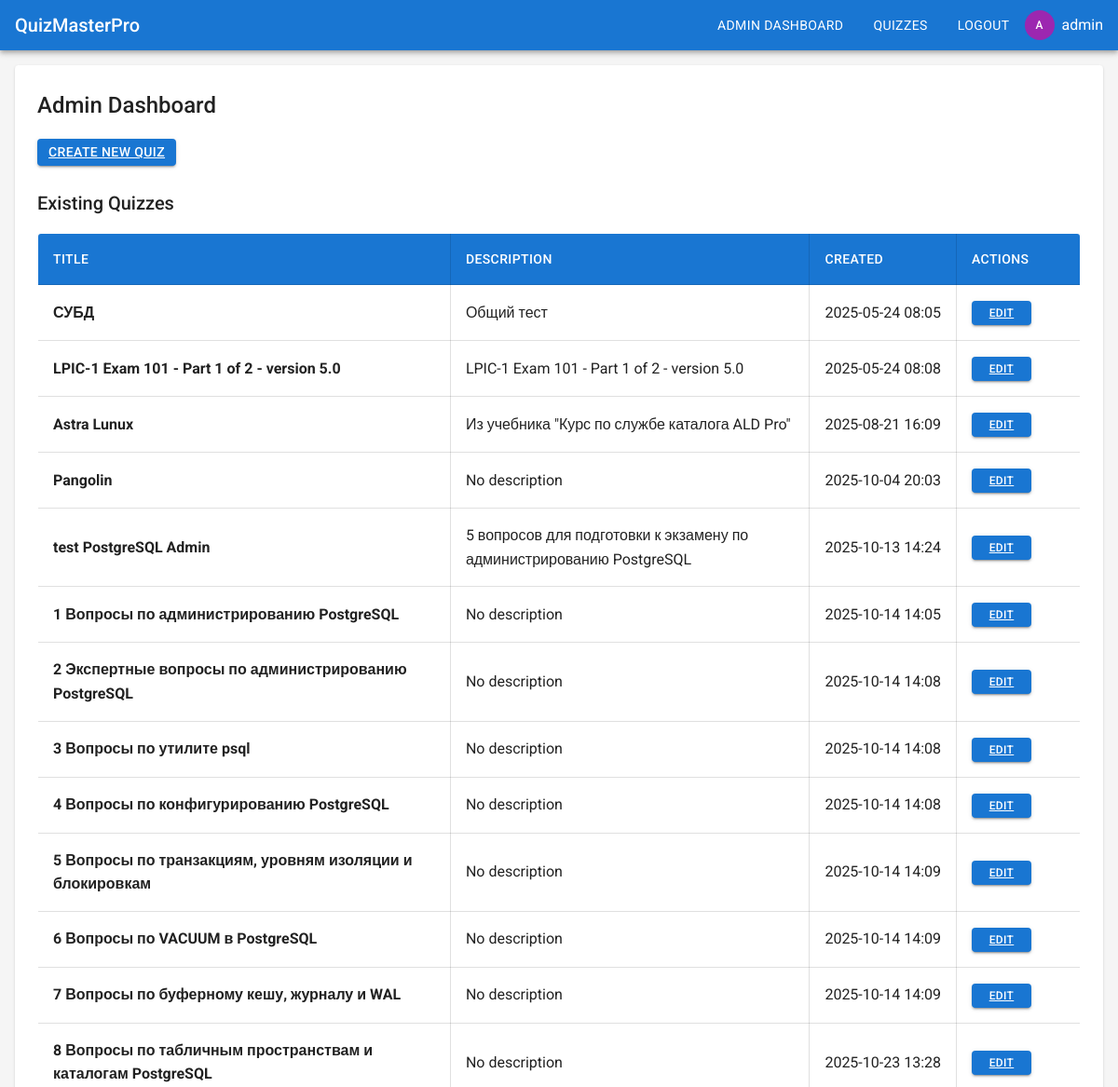
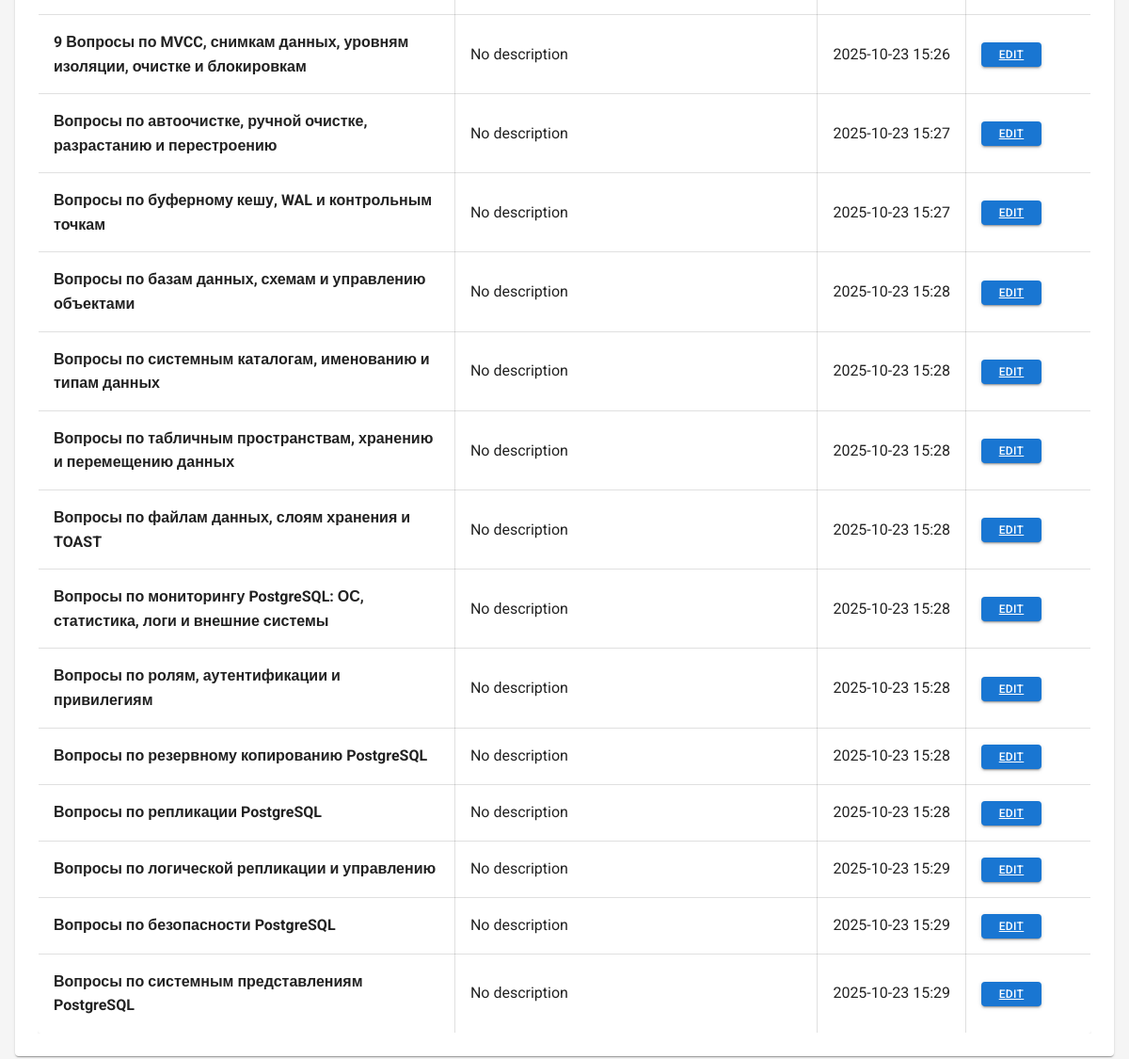
The page /admin (signed in) on the database its author committed (2 pictures, top to bottom).
### app/models.py (models this page shows, shortened)
class User(db.Model, UserMixin):
    id = db.Column(db.Integer, primary_key=True)
    username = db.Column(db.String(64), index=True, unique=True)
    password_hash = db.Column(db.String(128))
    is_admin = db.Column(db.Boolean, default=False)
    created_at = db.Column(db.DateTime, default=datetime.utcnow)

class Quiz(db.Model):
    id = db.Column(db.Integer, primary_key=True)
    title = db.Column(db.String(128), nullable=False)
    description = db.Column(db.Text)
    created_at = db.Column(db.DateTime, default=datetime.utcnow)
    created_by = db.Column(db.Integer, db.ForeignKey('user.id'))
    is_active = db.Column(db.Boolean, default=True)
    questions = db.relationship('Question', backref='quiz', lazy='dynamic', cascade='all, delete-orphan')

### app/routes/admin_routes.py (the view)
@admin_bp.route('/admin')
@admin_required
def dashboard():
    quizzes = Quiz.query.all()
    logger.info(f'Admin {current_user.username} accessed admin dashboard')
    return render_template('admin/dashboard.html', quizzes=quizzes)

### app/__init__.py (called while the page is built)
def create_app():
    app = Flask(__name__)
    app.config.from_object(Config)
    db.init_app(app)
    login_manager.init_app(app)
    login_manager.login_view = 'auth.login'
    from app.routes.main import main_bp
    from app.routes.auth_routes import auth_bp
    from app.routes.quiz_routes import quiz_bp
    from app.routes.admin_routes import admin_bp
    app.register_blueprint(main_bp)
    app.register_blueprint(auth_bp, url_prefix='/auth')
    app.register_blueprint(quiz_bp, url_prefix='/quizzes')
    app.register_blueprint(admin_bp)
    @login_manager.user_loader
    def load_user(user_id):
        from app.models import User
        return User.query.get(int(user_id))
    return app

### app/routes/admin_routes.py (called while the page is built)
def admin_required(f):
    @wraps(f)
    def decorated_function(*args, **kwargs):
        if not current_user.is_authenticated or not current_user.is_admin:
            logger.warning(f'Unauthorized access attempt by {current_user.username if current_user.is_authenticated else "anonymous"} to admin route')
            flash('Access denied. Admin privileges required.', 'error')
            return redirect(url_for('auth.login'))
        return f(*args, **kwargs)
    return decorated_function

### app/templates/admin/dashboard.html (shortened to what this page needs)
{% extends "base.html" %}
{% block content %}
<div class="card">
    <div class="card-content">
        <h2>Admin Dashboard</h2>
        <a href="{{ url_for('admin.create_quiz') }}" class="btn btn-primary mb-3">Create New Quiz</a>
        <h3>Existing Quizzes</h3>
        {% if quizzes %}
            <div class="table-responsive">
                <table class="table table-bordered table-hover">
                    <thead>
                        <tr>
                            <th>Title</th>
                            <th>Description</th>
                            <th style="white-space: nowrap;">Created</th>
                            <th style="min-width: 100px;">Actions</th>
                        </tr>
                    </thead>
                    <tbody>
                        {% for quiz in quizzes %}
                        <tr>
                            <td><strong>{{ quiz.title }}</strong></td>
                            <td>{{ quiz.description or 'No description' }}</td>
                            <td style="white-space: nowrap;">{{ quiz.created_at.strftime('%Y-%m-%d %H:%M') }}</td>
                            <td>
                                <a href="{{ url_for('admin.edit_quiz', quiz_id=quiz.id) }}" class="btn btn-primary btn-sm" style="white-space: nowrap;">Edit</a>
                            </td>
                        </tr>
                        {% endfor %}
                    </tbody>
                </table>
            </div>
        {% else %}
            <p>No quizzes available.</p>
        {% endif %}
    </div>
</div>
{% endblock %}

### app/templates/base.html (shortened to what this page needs)
<!DOCTYPE html>
<html lang="en">
<head>
    <link rel="stylesheet" href="{{ url_for('static', filename='css/material.css') }}">
</head>
<body>
    <nav class="navbar">
        <a href="{{ url_for('main.index') }}" class="navbar-brand">QuizMasterPro</a>
        <div class="navbar-menu">
            {% if current_user.is_authenticated %}
                {% if current_user.is_admin %}
                    <a href="{{ url_for('admin.dashboard') }}" class="navbar-item">Admin Dashboard</a>
                {% endif %}
                <a href="{{ url_for('quiz.list_quizzes') }}" class="navbar-item">Quizzes</a>
                <a href="{{ url_for('auth.logout') }}" class="navbar-item">Logout</a>
                <div class="user-info">
                    <span class="avatar">{{ current_user.username[0] | upper }}</span>
                    <span>{{ current_user.username }}</span>
                </div>
            {% else %}
                <a href="{{ url_for('auth.login') }}" class="navbar-item">Login</a>
            {% endif %}
        </div>
    </nav>
    <div class="container">
        {% block content %}
        {% endblock %}
    </div>
</body>
</html>

### app/static/css/material.css (style rules this page uses)
:root { --primary: #1976d2; --primary-dark: #1565c0; --primary-light: #42a5f5; --secondary: #9c27b0; --secondary-dark: #7b1fa2; --secondary-light: #ba68c8; --error: #d32f2f; --warning: #ed6c02; --info: #0288d1; --success: #2e7d32; --background: #f5f5f5; --surface: #ffffff; --text-primary: rgba(0, 0, 0, 0.87); --text-secondary: rgba(0, 0, 0, 0.6); --text-disabled: rgba(0, 0, 0, 0.38); --divider: rgba(0, 0, 0, 0.12); }
body { font-family: 'Roboto', sans-serif; margin: 0; padding: 0; background-color: var(--background); color: var(--text-primary); line-height: 1.6; }
h1, h2, h3, h4, h5, h6 { font-weight: 500; margin: 0 0 1rem 0; }
h2 { font-size: 1.5rem; }
h3 { font-size: 1.25rem; }
.container { max-width: 1200px; margin: 0 auto; padding: 1rem; }
.card { background: var(--surface); border-radius: 4px; box-shadow: 0 2px 1px -1px rgba(0,0,0,0.2), 0 1px 1px 0 rgba(0,0,0,0.14), 0 1px 3px 0 rgba(0,0,0,0.12); padding: 1.5rem; margin-bottom: 1.5rem; }
.btn { display: inline-flex; align-items: center; justify-content: center; padding: 0.25rem 0.75rem; border-radius: 4px; font-size: 0.875rem; font-weight: 500; text-transform: uppercase; letter-spacing: 0.02857em; cursor: pointer; border: none; transition: background-color 250ms cubic-bezier(0.4, 0, 0.2, 1) 0ms, box-shadow 250ms cubic-bezier(0.4, 0, 0.2, 1) 0ms, border 250ms cubic-bezier(0.4, 0, 0.2, 1) 0ms; min-width: 64px; box-shadow: 0 3px 1px -2px rgba(0,0,0,0.2), 0 2px 2px 0 rgba(0,0,0,0.14), 0 1px 5px 0 rgba(0,0,0,0.12); line-height: 1.5; }
.btn-primary { background-color: var(--primary); color: white; }
.btn-sm { padding: 0.25rem 0.5rem; font-size: 0.75rem; min-width: 48px; }
.navbar { background-color: var(--primary); color: white; padding: 0 1rem; box-shadow: 0 2px 4px -1px rgba(0,0,0,0.2), 0 4px 5px 0 rgba(0,0,0,0.14), 0 1px 10px 0 rgba(0,0,0,0.12); display: flex; justify-content: space-between; align-items: center; }
.navbar-brand { font-size: 1.25rem; font-weight: 500; text-decoration: none; color: white; }
.navbar-menu { display: flex; align-items: center; }
.navbar-item { padding: 1rem; color: white; text-decoration: none; font-size: 0.875rem; text-transform: uppercase; letter-spacing: 0.02857em; }
.user-info { display: flex; align-items: center; }
.avatar { width: 32px; height: 32px; border-radius: 50%; background-color: var(--secondary); color: white; display: flex; align-items: center; justify-content: center; margin-right: 0.5rem; font-size: 0.75rem; font-weight: 500; }
.mb-3 { margin-bottom: 1.5rem; }
.table-responsive { overflow-x: auto; margin: 1rem 0; }
.table { width: 100%; border-collapse: collapse; background-color: var(--surface); border-radius: 4px; overflow: hidden; box-shadow: 0 1px 3px rgba(0, 0, 0, 0.1); }
.table-bordered { border: 1px solid var(--divider); }
.table-bordered th, .table-bordered td { border: 1px solid var(--divider); }
.table th { background-color: var(--primary); color: white; font-weight: 500; text-align: left; padding: 1rem; font-size: 0.875rem; text-transform: uppercase; letter-spacing: 0.02857em; }
.table td { padding: 1rem; border-bottom: 1px solid var(--divider); color: var(--text-primary); transition: background-color 250ms cubic-bezier(0.4, 0, 0.2, 1) 0ms; }
.card-content .table-responsive:last-child { margin-bottom: 0; }

### rows shown on the page
User: username "A", username "admin"
Quiz: title "СУБД", description "Общий тест", created_at "2025-05-24 08:05"
Quiz: title "LPIC-1 Exam 101 - Part 1 of 2 - version 5.0", description "LPIC-1 Exam 101 - Part 1 of 2 - version 5.0", created_at "2025-05-24 08:08"
Quiz: title "Astra Lunux", description "Из учебника \"Курс по службе каталога ALD Pro\"", created_at "2025-08-21 16:09"
Quiz: title "Pangolin", description "No description", created_at "2025-10-04 20:03"
Quiz: title "test PostgreSQL Admin", description "5 вопросов для подготовки к экзамену по администрированию PostgreSQL", created_at "2025-10-13 14:24"
Quiz: title "1 Вопросы по администрированию PostgreSQL", description "No description", created_at "2025-10-14 14:05"
Quiz: title "2 Экспертные вопросы по администрированию PostgreSQL", description "No description", created_at "2025-10-14 14:08"
Quiz: title "3 Вопросы по утилите psql", description "No description", created_at "2025-10-14 14:08"
Quiz: title "4 Вопросы по конфигурированию PostgreSQL", description "No description", created_at "2025-10-14 14:08"
Quiz: title "5 Вопросы по транзакциям, уровням изоляции и блокировкам", description "No description", created_at "2025-10-14 14:09"
Quiz: title "6 Вопросы по VACUUM в PostgreSQL", description "No description", created_at "2025-10-14 14:09"
Quiz: title "7 Вопросы по буферному кешу, журналу и WAL", description "No description", created_at "2025-10-14 14:09"
Quiz: title "8 Вопросы по табличным пространствам и каталогам PostgreSQL", description "No description", created_at "2025-10-23 13:28"
Quiz: title "9 Вопросы по MVCC, снимкам данных, уровням изоляции, очистке и блокировкам", description "No description", created_at "2025-10-23 15:26"
Quiz: title "Вопросы по автоочистке, ручной очистке, разрастанию и перестроению", description "No description", created_at "2025-10-23 15:27"
Quiz: title "Вопросы по буферному кешу, WAL и контрольным точкам", description "No description", created_at "2025-10-23 15:27"
Quiz: title "Вопросы по базам данных, схемам и управлению объектами", description "No description", created_at "2025-10-23 15:28"
Quiz: title "Вопросы по системным каталогам, именованию и типам данных", description "No description", created_at "2025-10-23 15:28"
Quiz: title "Вопросы по табличным пространствам, хранению и перемещению данных", description "No description", created_at "2025-10-23 15:28"
Quiz: title "Вопросы по файлам данных, слоям хранения и TOAST", description "No description", created_at "2025-10-23 15:28"
Quiz: title "Вопросы по мониторингу PostgreSQL: ОС, статистика, логи и внешние системы", description "No description", created_at "2025-10-23 15:28"
Quiz: title "Вопросы по ролям, аутентификации и привилегиям", description "No description", created_at "2025-10-23 15:28"
Quiz: title "Вопросы по резервному копированию PostgreSQL", description "No description", created_at "2025-10-23 15:28"
Quiz: title "Вопросы по репликации PostgreSQL", description "No description", created_at "2025-10-23 15:28"
Quiz: title "Вопросы по логической репликации и управлению", description "No description", created_at "2025-10-23 15:29"
Quiz: title "Вопросы по безопасности PostgreSQL", description "No description", created_at "2025-10-23 15:29"
Quiz: title "Вопросы по системным представлениям PostgreSQL", description "No description", created_at "2025-10-23 15:29"
